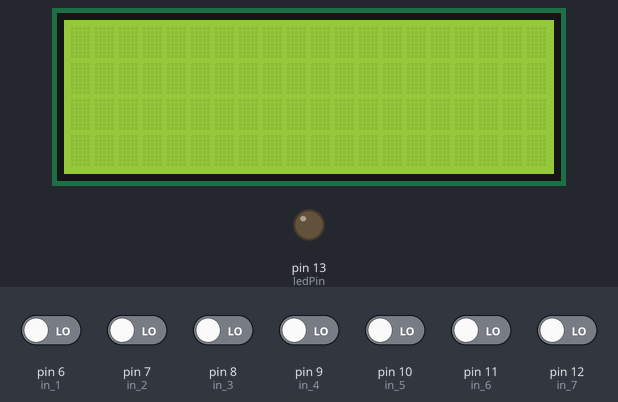
Simulated run of this sketch. Board: Arduino Uno, built with avr-gcc and run on an emulated ATmega328P. Parts: 20×4 character LCD, output pins drawn as LEDs (lit = HIGH). Dashed ring = blinking. The test bench sets the inputs (shaded band); at power-on: pin 6 (in_1), pin 7 (in_2), pin 8 (in_3), pin 9 (in_4), pin 10 (in_5), pin 11 (in_6), pin 12 (in_7) LOW. What the sketch prints to the serial monitor is not drawn.

Above: at 1.3 s.
1.4 s: pin 6 (in_1) driven HIGH
At 1.59 s:
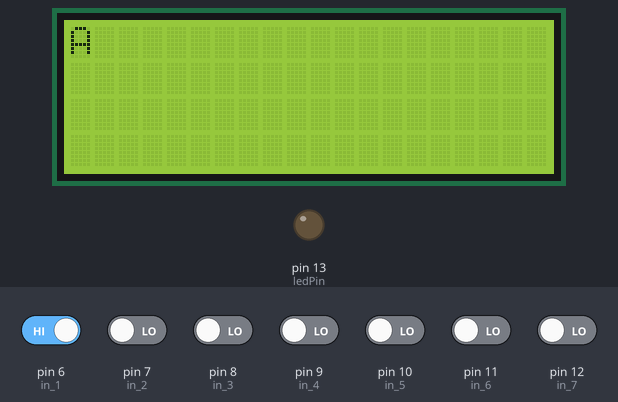
3.5 s: pin 7 (in_2) driven HIGH
At 3.67 s:
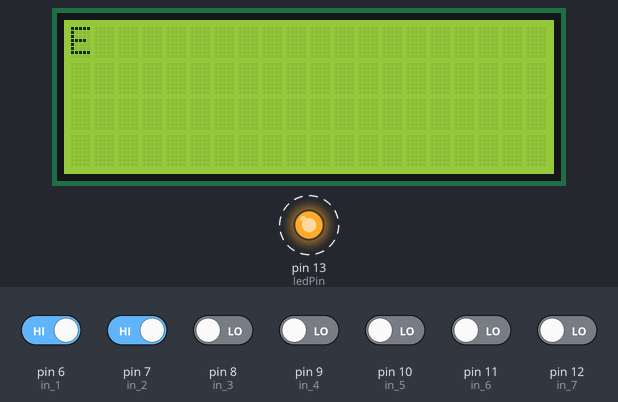
5.5 s: pin 8 (in_3) driven HIGH
At 6.01 s:
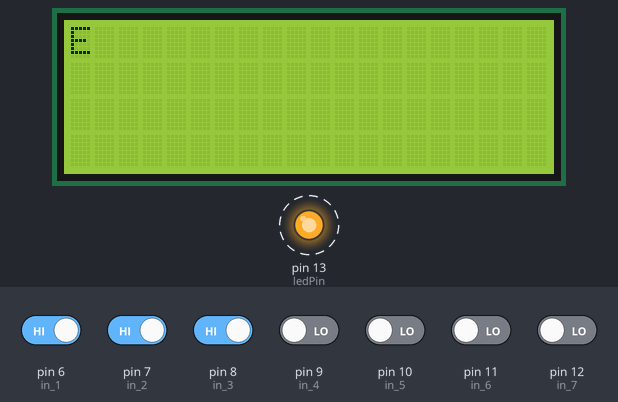
7.5 s: pin 11 (in_6) driven HIGH
At 8.11 s:
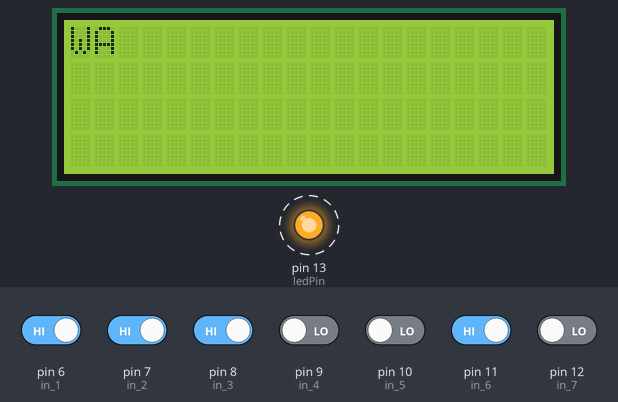
9.6 s: pin 8 (in_3) driven LOW
At 10.34 s:
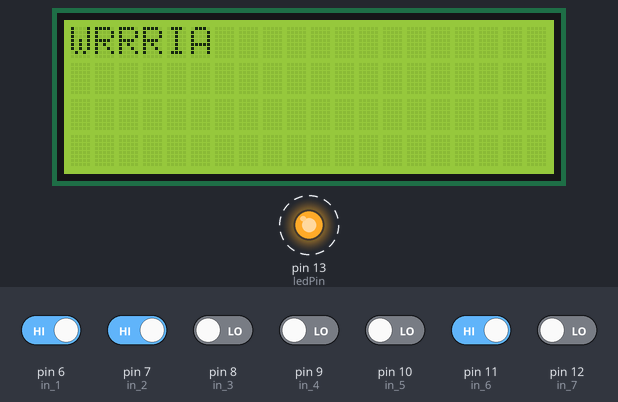
11.8 s: pin 11 (in_6) driven LOW
At 12.06 s:
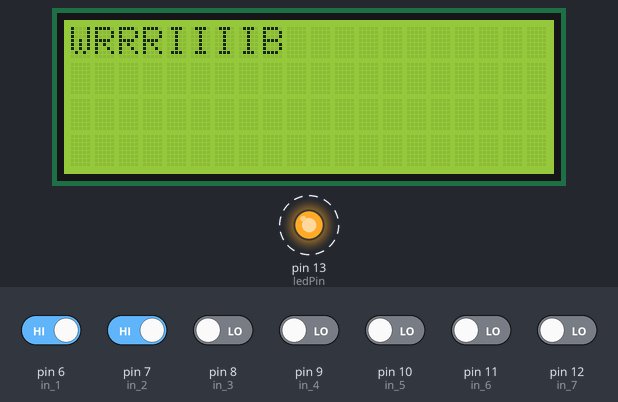
Timing chart, 0 to 14.7 s (numbered marks = the images above; inputs shaded):
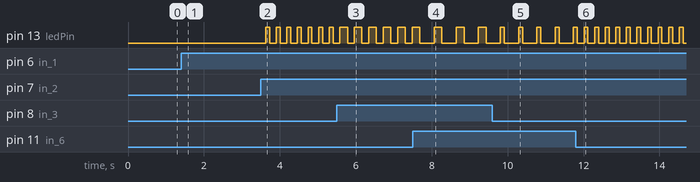

Measured:
- after the input at 1.4 s, the display: changes after 0.11 s (image 1)
- after the input at 3.5 s, pin 13 (ledPin): alternates HIGH for 0.10 s and LOW for 0.18 s, starting after 0.13 s
- after the input at 5.5 s, pin 13 (ledPin): alternates HIGH for 0.20 s and LOW for 0.18 s, starting after 0.28 s; the display: first differs from a run without the input after 0.28 s (image 3 shows a later state)
- after the input at 7.5 s, pin 13 (ledPin): alternates HIGH for 0.20 s and LOW for 0.38 s, starting after 0.57 s
- after the input at 11.8 s, pin 13 (ledPin): alternates HIGH for 0.10 s and LOW for 0.18 s, starting after 0.21 s; the display: first differs from a run without the input after 0.21 s (image 6)

The sketch:

reading-tasters-input.ino
```cpp
#include <Wire.h>
#include <LiquidCrystal_I2C.h>
const String in_1_values = "ABCDEFGH";
const String in_2_values = "IJKLMNOP";
const String in_3_values = "RSTUVWXYZ";
const String in_4_values = "0123456789";
const String in_5_values = ".,:;-/|";
const String in_6_values = "";


LiquidCrystal_I2C lcd(0x27,20,4);  // set the LCD address to 0x27 for a 16 chars and 2 line display

//pin address
int in_1 = 6;
int in_1_counter = -1;
int in_2 = 7;
int in_2_counter = -1;
int in_3 = 8;
int in_3_counter = -1;
int in_4 = 9;
int in_4_counter = -1;
int in_5 = 10;
int in_5_counter = -1;
int in_6 = 11;
int in_6_counter = -1;
int in_7 = 12;
int in_7_counter = -1;

// variable to store the read value
int val = 0;
int ledPin = 13;  // LED connected to digital pin 13

void setup(){
  Serial.begin(9600);
  Serial.print("System ready!\n");
  lcd.init();
  lcd.init();
  lcd.backlight();

  pinMode(ledPin, OUTPUT);
  pinMode(in_1, INPUT);
  pinMode(in_2, INPUT);
  pinMode(in_3, INPUT);
  pinMode(in_4, INPUT);
  pinMode(in_5, INPUT);
  pinMode(in_6, INPUT);
  pinMode(in_7, INPUT);
}


char message[32];
int messagePos = 0;
char currentChar;


int cursorPosition = 0;
int cursorRow = 0;
void loop(){
    for(int i=6 ; i<=12 ; i++) {
      checkPush(i);
    }
    delay(75);
}

void checkPush(int num){
  val = digitalRead(num);
  if (val == HIGH) {
    switch(num) {
        case 6:
          in_1_counter++;
          printChar(in_1_values[in_1_counter % 8], cursorPosition, cursorRow);
          break;
      case 7:
          in_2_counter++;
          printChar(in_2_values[in_2_counter % 8], cursorPosition, cursorRow);
          break;
      case 8:
          in_3_counter++;
          printChar(in_3_values[in_3_counter % 9], cursorPosition, cursorRow);
          break;
      case 9:
          in_4_counter++;
          printChar(in_4_values[in_4_counter % 10], cursorPosition, cursorRow);
          break;
      case 10:
          in_5_counter++;
          printChar(in_5_values[in_5_counter % 7], cursorPosition, cursorRow);
          break;
      case 11:
        if(cursorPosition == 15 && cursorRow == 0 ){
          message[cursorPosition] = currentChar;
          printChar(' ', cursorPosition, cursorRow);

          cursorRow++;
          cursorPosition = -1;
        }
        if (cursorPosition == 15 && cursorRow == 1){
          clearDisplay();
          resetCursor();
        }
        else {
          delay(50);
          message[cursorPosition] = currentChar;
          cursorPosition++;
          printChar(' ', cursorPosition, cursorRow);

          delay(50);
          clearCounters();
        }
        break;
      case 12:
          enterWrittenCommand();
          break;
    }
    digitalWrite(ledPin, HIGH);
  } else {
    digitalWrite(ledPin, LOW);
  }
}


//WORK WITH DISPALY
//int cursorPosition = 0;
//int cursorRow = 0;


void printChar(char c, int cursorPosition, int cursorRow) {
  delay(100);
  lcd.setCursor(cursorPosition,cursorRow);
  lcd.print(c);
  currentChar = c;
}

void enterWrittenCommand() {
  clearDisplay();
  resetCursor();
  cursorPosition++;
  Serial.print(message);
  message[32] ;
}

void resetCursor() {
  cursorPosition = -1;
  cursorRow = 0;
  lcd.setCursor(0,0);
}

void resetDisplay() {
  lcd.setCursor(0,0);
  lcd.print("................");
  lcd.setCursor(0,1);
  lcd.print("................");
}
void reserDisplayFade() {
  for (int i = 0; i < 16; i++) {
      lcd.setCursor(i,0);
      lcd.print(".");
      lcd.setCursor(i,1);
      lcd.print(".");
      delay(50);
    }
}

void clearDisplay() {
  clearCounters();
  lcd.setCursor(0,0);
  lcd.print("                ");
  lcd.setCursor(0,1);
  lcd.print("                ");
}
void clearDisplayFade() {
  for (int i = 0; i < 16; i++) {
      lcd.setCursor(i,0);
      lcd.print(" ");
      lcd.setCursor(i,1);
      lcd.print(" ");
      delay(50);
    }
}
void clearCounters(){
  in_1_counter = -1;
  in_2_counter = -1;
  in_3_counter = -1;
  in_4_counter = -1;
  in_5_counter = -1;
  in_6_counter = -1;
  in_7_counter = -1;
}
```
